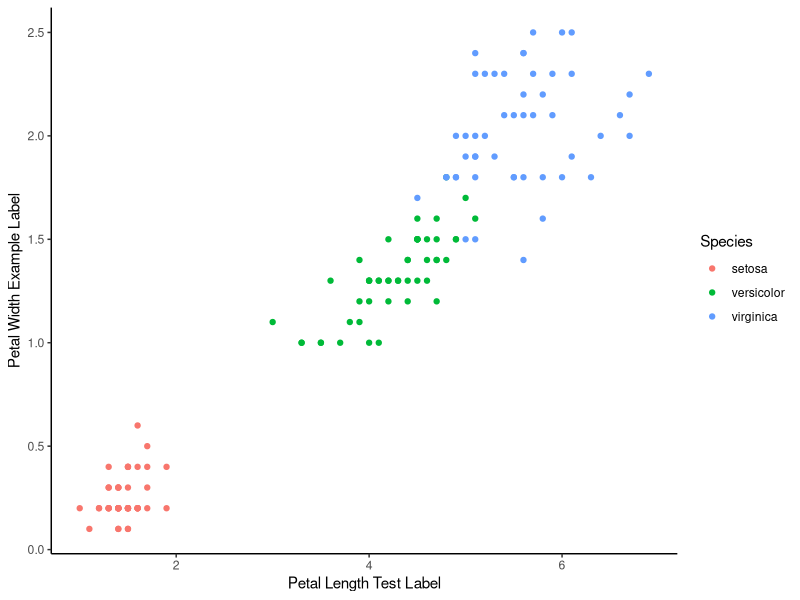

Write the R code that produced this figure.
## ---- chunk 1
knitr::opts_chunk$set(echo = TRUE)
## ---- chunk 2

library(tidyverse)

petals_graph <- ggplot(iris, aes(x = Petal.Length, y = Petal.Width))+
  geom_point(aes(color = Species))+
  theme_classic()+
  labs(x = "Petal Length Test Label", y = "Petal Width Example Label")

petals_graph

